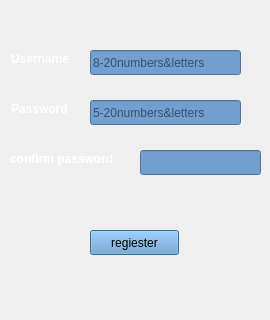
<?xml version="1.0" encoding="UTF-8"?>
<ui version="4.0">
 <class>RegisterDialog</class>
 <widget class="QDialog" name="RegisterDialog">
  <property name="geometry">
   <rect>
    <x>0</x>
    <y>0</y>
    <width>270</width>
    <height>320</height>
   </rect>
  </property>
  <property name="minimumSize">
   <size>
    <width>270</width>
    <height>320</height>
   </size>
  </property>
  <property name="maximumSize">
   <size>
    <width>270</width>
    <height>320</height>
   </size>
  </property>
  <property name="windowTitle">
   <string>Dialog</string>
  </property>
  <property name="styleSheet">
   <string notr="true">#RegisterDialog{background-image: url(:/img/snoopy10.jpeg);}</string>
  </property>
  <widget class="QLabel" name="label">
   <property name="geometry">
    <rect>
     <x>11</x>
     <y>50</y>
     <width>73</width>
     <height>17</height>
    </rect>
   </property>
   <property name="font">
    <font>
     <weight>75</weight>
     <bold>true</bold>
    </font>
   </property>
   <property name="styleSheet">
    <string notr="true">color: rgb(255, 255, 255);</string>
   </property>
   <property name="text">
    <string>Username</string>
   </property>
  </widget>
  <widget class="QLabel" name="label_2">
   <property name="geometry">
    <rect>
     <x>11</x>
     <y>100</y>
     <width>73</width>
     <height>17</height>
    </rect>
   </property>
   <property name="font">
    <font>
     <weight>75</weight>
     <bold>true</bold>
    </font>
   </property>
   <property name="styleSheet">
    <string notr="true">color: rgb(255, 255, 255);</string>
   </property>
   <property name="text">
    <string>Password</string>
   </property>
  </widget>
  <widget class="QLabel" name="label_3">
   <property name="geometry">
    <rect>
     <x>10</x>
     <y>150</y>
     <width>131</width>
     <height>17</height>
    </rect>
   </property>
   <property name="font">
    <font>
     <weight>75</weight>
     <bold>true</bold>
    </font>
   </property>
   <property name="styleSheet">
    <string notr="true">color: rgb(255, 255, 255);</string>
   </property>
   <property name="text">
    <string>confirm password</string>
   </property>
  </widget>
  <widget class="QLineEdit" name="userLineEdit">
   <property name="geometry">
    <rect>
     <x>90</x>
     <y>50</y>
     <width>151</width>
     <height>25</height>
    </rect>
   </property>
   <property name="styleSheet">
    <string notr="true">background-color: rgb(114, 159, 207);</string>
   </property>
   <property name="placeholderText">
    <string>8-20numbers&amp;letters</string>
   </property>
  </widget>
  <widget class="QLineEdit" name="pwdLineEdit">
   <property name="geometry">
    <rect>
     <x>90</x>
     <y>100</y>
     <width>151</width>
     <height>25</height>
    </rect>
   </property>
   <property name="styleSheet">
    <string notr="true">background-color: rgb(114, 159, 207);</string>
   </property>
   <property name="echoMode">
    <enum>QLineEdit::Password</enum>
   </property>
   <property name="placeholderText">
    <string>5-20numbers&amp;letters</string>
   </property>
  </widget>
  <widget class="QLineEdit" name="verifyLineEdit">
   <property name="geometry">
    <rect>
     <x>140</x>
     <y>150</y>
     <width>121</width>
     <height>25</height>
    </rect>
   </property>
   <property name="styleSheet">
    <string notr="true">background-color: rgb(114, 159, 207);</string>
   </property>
   <property name="echoMode">
    <enum>QLineEdit::Password</enum>
   </property>
   <property name="cursorMoveStyle">
    <enum>Qt::LogicalMoveStyle</enum>
   </property>
  </widget>
  <widget class="QPushButton" name="registerBtn">
   <property name="geometry">
    <rect>
     <x>90</x>
     <y>230</y>
     <width>89</width>
     <height>25</height>
    </rect>
   </property>
   <property name="styleSheet">
    <string notr="true">background-color: rgb(114, 159, 207);</string>
   </property>
   <property name="text">
    <string>regiester</string>
   </property>
  </widget>
 </widget>
 <resources/>
 <connections/>
</ui>
